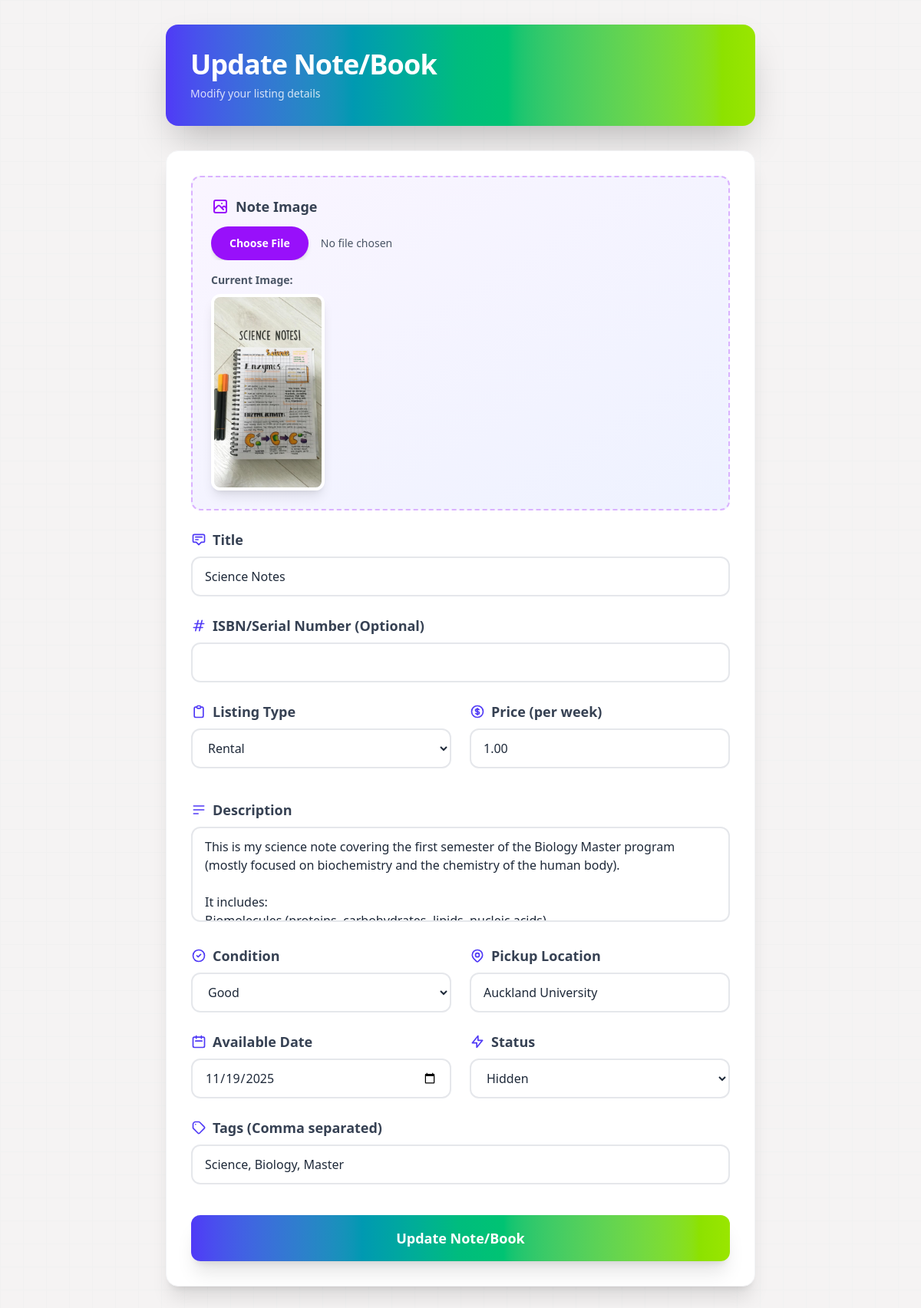
/update_note/9 (signed in), run on an earlier commit of the app's database.
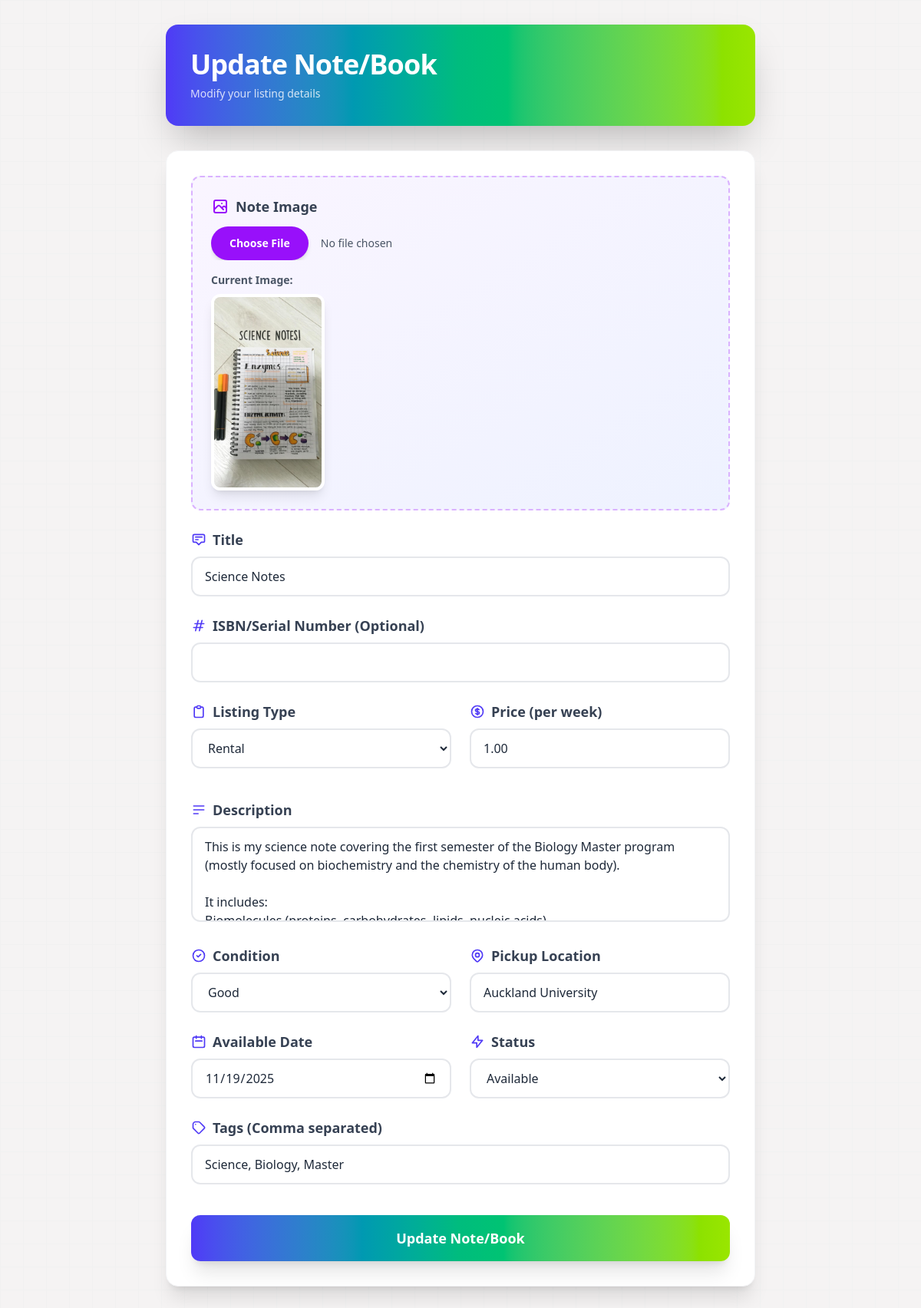
And on a later commit of the database.
### models.py (models this page shows, shortened)
class Note(db.Model):
    note_id = db.Column(db.Integer, primary_key=True)
    image_filename = db.Column(db.String(255), nullable=True)
    title = db.Column(db.String(200), nullable=False)
    isbn = db.Column(db.String(17), nullable=True)
    price = db.Column(db.Numeric(10, 2), nullable=False)
    price_sale = db.Column(db.Numeric(10, 2), nullable=False)
    description = db.Column(db.Text, nullable=True)
    condition = db.Column(
        db.Enum('MINIMUM', 'GOOD', 'BRAND NEW', name='condition_enum'),
        nullable=False
    )
    pickup_location = db.Column(db.String(200), nullable=False)
    available_date = db.Column(db.DateTime, nullable=False)
    status = db.Column(
        db.Enum('AVAILABLE', 'LENT', 'SOLD', 'RESERVED', 'HIDDEN', 'NEED ACTION','DELETED', name='status_enum'),
        default='AVAILABLE',
        nullable=False
    )
    listing_type = db.Column(
        db.Enum('RENTAL', 'SALE', 'BOTH', name='listing_type_enum'),
        nullable=False
    )
    listing_date = db.Column(db.DateTime, default=db.func.now(), nullable=False)
    incoming_return_date = db.Column(db.DateTime, nullable=True)
    avg_rating = db.Column(db.Numeric(3, 2), default=0.00)
    rating_count = db.Column(db.Integer, default=0)
    owner_id = db.Column(db.Integer, db.ForeignKey('user.user_id'), nullable=False)
    buyer_id = db.Column(db.Integer, db.ForeignKey('user.user_id'), nullable=True)
    current_history_id = db.Column(db.Integer, db.ForeignKey('history.history_id'), nullable=True)
    owner = db.relationship('User', foreign_keys=[owner_id], backref='notes_owned')
    buyer = db.relationship('User', foreign_keys=[buyer_id], backref='notes_bought')
    current_history = db.relationship('History', foreign_keys=[current_history_id], post_update=True)
    tags = db.Column(db.String(200), nullable=True)
    embedding = db.Column(db.PickleType, nullable=True)

### routes/notes_bp.py (the view, shortened to what this page needs)
@notes_bp.route('/update_note/<int:note_id>', methods=['GET', 'POST'])
def update_note(note_id):
    note = Note.query.get_or_404(note_id)
    error = None
    if note.owner_id != session['user_id']:
        return 'Error : You do not have access to edit that book :('
    return render_template('preview.html', error=error, action='notes.update_note', note=note)

### templates/preview.html (shortened to what the changed rows need)
<!DOCTYPE html>
<html lang="en">
<head>
    <script src="https://cdn.jsdelivr.net/npm/@tailwindcss/browser@4"></script>
    <link rel="stylesheet" href="https://cdn.jsdelivr.net/npm/flatpickr/dist/flatpickr.min.css">
</head>
<body class="bg-gradient-to-br from-purple-50 via-white to-indigo-50 min-h-screen py-8 px-4">
    <div class="max-w-3xl mx-auto">
        <div class="bg-gradient-to-r from-indigo-600 via-emerald-500 to-lime-400 rounded-2xl shadow-2xl p-8 mb-8">
            <h2 class="text-4xl font-black text-white tracking-tight mb-2">
                {{ 'Update Note/Book' if action == 'notes.update_note' else 'Add Note/Book'}}
            </h2>
        </div>
        <div class="bg-white rounded-2xl shadow-xl p-8 border border-gray-100">
            <form method="POST" action="{{ url_for(action, note_id=note.note_id if note else None)}}" enctype="multipart/form-data" class="space-y-6">
                <div class="bg-gradient-to-br from-purple-50 to-indigo-50 rounded-xl p-6 border-2 border-dashed border-purple-300">
                    {% if note and note.image_filename %}
                        <div class="mt-4">
                            <p class="text-sm text-gray-600 font-semibold mb-2">Current Image:</p>
                            <img src="{{url_for('static', filename='uploads/' + note.image_filename)}}" alt="Current Image" class="rounded-xl shadow-lg max-h-64 object-cover border-4 border-white">
                        </div>
                    {% endif %}
                </div>
                <div>
                    <label for="title" class="flex items-center gap-2 text-gray-700 font-bold text-lg mb-2">
                        <svg class="w-5 h-5 text-indigo-600" fill="none" stroke="currentColor" viewBox="0 0 24 24">
                            <path stroke-linecap="round" stroke-linejoin="round" stroke-width="2" d="M7 8h10M7 12h4m1 8l-4-4H5a2 2 0 01-2-2V6a2 2 0 012-2h14a2 2 0 012 2v8a2 2 0 01-2 2h-3l-4 4z"/>
                        </svg>
                        Title
                    </label>
                    <input type="text" id="title" name="title" required value="{{ note.title if note else '' }}"
                           class="w-full px-4 py-3 rounded-xl border-2 border-gray-200 focus:border-purple-500 focus:ring-4 focus:ring-purple-100 transition-all duration-300 font-medium text-gray-800">
                </div>
                <div class="grid grid-cols-2 gap-6">
                    <div>
                        <label for="listing_type" class="flex items-center gap-2 text-gray-700 font-bold text-lg mb-2">
                            <svg class="w-5 h-5 text-indigo-600" fill="none" stroke="currentColor" viewBox="0 0 24 24">
                                <path stroke-linecap="round" stroke-linejoin="round" stroke-width="2" d="M9 5H7a2 2 0 00-2 2v12a2 2 0 002 2h10a2 2 0 002-2V7a2 2 0 00-2-2h-2M9 5a2 2 0 002 2h2a2 2 0 002-2M9 5a2 2 0 012-2h2a2 2 0 012 2"/>
                            </svg>
                            Listing Type
                        </label>
                        <select name="listing_type" id="listing_type" required
                                class="w-full px-4 py-3 rounded-xl border-2 border-gray-200 focus:border-purple-500 focus:ring-4 focus:ring-purple-100 transition-all duration-300 font-medium text-gray-800 cursor-pointer">
                            <option value="RENTAL" {% if note and note.listing_type=='RENTAL' %}selected{% endif %}>Rental</option>
                        </select>
                    </div>
                    <div class="space-y-4">
                        <div id="price_container">
                        <label for="price" class="flex items-center gap-2 text-gray-700 font-bold text-lg mb-2">
                            Price (per week)
                        </label>
                        <input type="number" step="0.01" id="price" name="price" value="{{ note.price if note else '' }}"
                               class="w-full px-4 py-3 rounded-xl border-2 border-gray-200 focus:border-purple-500 focus:ring-4 focus:ring-purple-100 transition-all duration-300 font-medium text-gray-800">
                        </div>
                    </div>
                </div>
                <div>
                    <label for="description" class="flex items-center gap-2 text-gray-700 font-bold text-lg mb-2">
                        <svg class="w-5 h-5 text-indigo-600" fill="none" stroke="currentColor" viewBox="0 0 24 24">
                            <path stroke-linecap="round" stroke-linejoin="round" stroke-width="2" d="M4 6h16M4 12h16M4 18h7"/>
                        </svg>
                        Description
                    </label>
                    <textarea id="description" name="description" rows="4"
                              class="w-full px-4 py-3 rounded-xl border-2 border-gray-200 focus:border-purple-500 focus:ring-4 focus:ring-purple-100 transition-all duration-300 font-medium text-gray-800 resize-none">{{ note.description if note else '' }}</textarea>
                </div>
                <div class="grid md:grid-cols-2 gap-6">
                    <div>
                        <label for="condition" class="flex items-center gap-2 text-gray-700 font-bold text-lg mb-2">
                            <svg class="w-5 h-5 text-indigo-600" fill="none" stroke="currentColor" viewBox="0 0 24 24">
                                <path stroke-linecap="round" stroke-linejoin="round" stroke-width="2" d="M9 12l2 2 4-4m6 2a9 9 0 11-18 0 9 9 0 0118 0z"/>
                            </svg>
                            Condition
                        </label>
                        <select name="condition" id="condition" required
                                class="w-full px-4 py-3 rounded-xl border-2 border-gray-200 focus:border-purple-500 focus:ring-4 focus:ring-purple-100 transition-all duration-300 font-medium text-gray-800 cursor-pointer">
                            <option value="GOOD" {% if note and note.condition =='GOOD' %}selected{%endif%}>Good</option>
                        </select>
                    </div>
                    <div>
                        <label for="pickup_location" class="flex items-center gap-2 text-gray-700 font-bold text-lg mb-2">
                            Pickup Location
                        </label>
                        <input type="text" id="pickup_location" name="pickup_location" required value="{{ note.pickup_location if note else '' }}"
                               class="w-full px-4 py-3 rounded-xl border-2 border-gray-200 focus:border-purple-500 focus:ring-4 focus:ring-purple-100 transition-all duration-300 font-medium text-gray-800">
                    </div>
                </div>
                <div class="grid md:grid-cols-2 gap-6">
                    <div>
                        <label for="available_date" class="flex items-center gap-2 text-gray-700 font-bold text-lg mb-2">
                            <svg class="w-5 h-5 text-indigo-600" fill="none" stroke="currentColor" viewBox="0 0 24 24">
                                <path stroke-linecap="round" stroke-linejoin="round" stroke-width="2" d="M8 7V3m8 4V3m-9 8h10M5 21h14a2 2 0 002-2V7a2 2 0 00-2-2H5a2 2 0 00-2 2v12a2 2 0 002 2z"/>
                            </svg>
                            Available Date
                        </label>
                        <input type="date" id="available_date" name="available_date" required value="{{ note.available_date.strftime('%Y-%m-%d') if note else '' }}"
                               class="w-full px-4 py-3 rounded-xl border-2 border-gray-200 focus:border-purple-500 focus:ring-4 focus:ring-purple-100 transition-all duration-300 font-medium text-gray-800 cursor-pointer">
                    </div>
                    <div>
                        <label for="status" class="flex items-center gap-2 text-gray-700 font-bold text-lg mb-2">
                            <svg class="w-5 h-5 text-indigo-600" fill="none" stroke="currentColor" viewBox="0 0 24 24">
                                <path stroke-linecap="round" stroke-linejoin="round" stroke-width="2" d="M13 10V3L4 14h7v7l9-11h-7z"/>
                            </svg>
                            Status
                        </label>
                        <select name="status" id="status"
                                class="w-full px-4 py-3 rounded-xl border-2 border-gray-200 focus:border-purple-500 focus:ring-4 focus:ring-purple-100 transition-all duration-300 font-medium text-gray-800 cursor-pointer">
                            <option value="AVAILABLE" {% if note and note.status=='AVAILABLE' %}selected{% endif %}>Available</option>
                            <option value="HIDDEN" {% if note and note.status=='HIDDEN' %}selected{% endif %}>Hidden</option>
                        </select>
                    </div>
                </div>
                <div>
                    <label for="tags" class="flex items-center gap-2 text-gray-700 font-bold text-lg mb-2">
                        <svg class="w-5 h-5 text-indigo-600" fill="none" stroke="currentColor" viewBox="0 0 24 24">
                            <path stroke-linecap="round" stroke-linejoin="round" stroke-width="2" d="M7 7h.01M7 3h5c.512 0 1.024.195 1.414.586l7 7a2 2 0 010 2.828l-7 7a2 2 0 01-2.828 0l-7-7A1.994 1.994 0 013 12V7a4 4 0 014-4z"/>
                        </svg>
                        Tags (Comma separated)
                    </label>
                    <input type="text" id="tags" name="tags" value="{{note.tags if note.tags}}"
                           placeholder="e.g. Science, Fiction"
                           class="w-full px-4 py-3 rounded-xl border-2 border-gray-200 focus:border-purple-500 focus:ring-4 focus:ring-purple-100 transition-all duration-300 font-medium text-gray-800">
                </div>
            </form>
        </div>
</body>
</html>

What changed in the data, as far as the page shows it:
changed Note "Science Notes": status "Hidden" → (not shown)
Also different on the page:
form field status: (not shown) → "Available"
